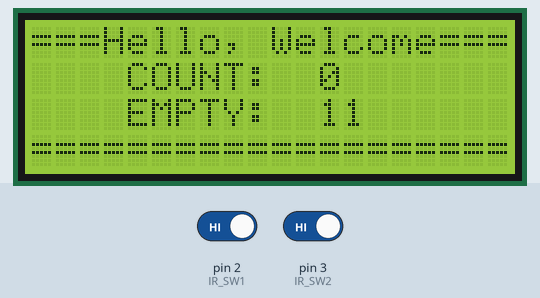
Simulated run of this sketch. Board: Arduino Uno, built with avr-gcc and run on an emulated ATmega328P. On the bench: 20×4 character LCD. Inputs (shaded band) come from the test bench; at power-on: pin 2 (IR_SW1) HIGH, pin 3 (IR_SW2) HIGH.

Above: at 3.3 s.
3.4 s: pin 2 (IR_SW1) driven LOW
At 4.3 s:
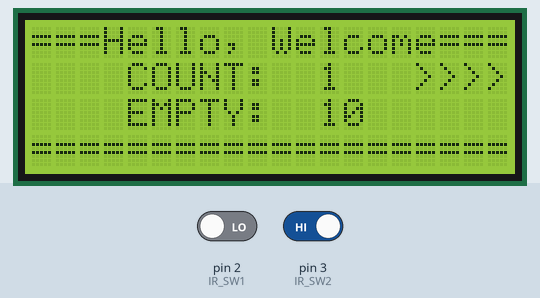
4.9 s: pin 3 (IR_SW2) driven LOW
At 5.9 s:
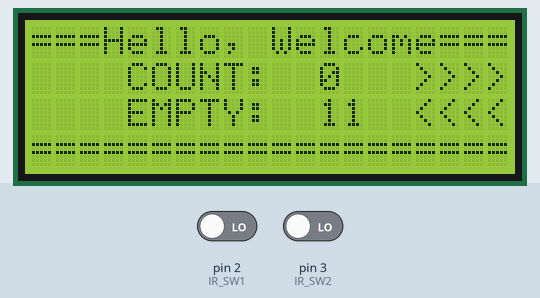
Timing chart, 0 to 7.9 s (numbered marks = the images above; inputs shaded):
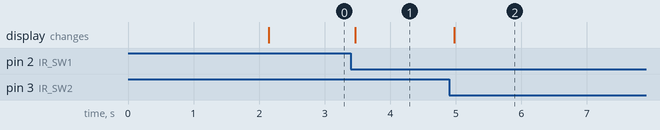

Measured:
- after the input at 3.4 s, the display: changes after 0.07 s (image 1)
- after the input at 4.9 s, the display: changes after 0.08 s (image 2)

The sketch:

countcheck.ino
```cpp
#include <LiquidCrystal_I2C.h>            // เรียกใช้งานไลบารีควบคุมหน้าจอ LCD ขนาด 20 * 4
LiquidCrystal_I2C lcd(0x27, 20, 4);       // กำหนด Address การเชื่อมต่อกับจอ LCD เป็น 0x27 ขนาดจอ 20 * 4

int IR_SW1 = 2;                           // กำหนด ขา sensor ตัวที่ 2 ขาขึ้น บวกเลข
int IR_SW2 = 3;                           // กำหนด ขา sensor ตัวที่ 3 ขาลง ลบเลข

int counter1 = 0;                         // กำหนดตัวแปลสำหรับเอาไว้รอนับจำนวนคนเข้า - ออก
int counter2 = 11;                        // กำหนดตัวแปลสำหรับเอาไว้รอนับจำนวนที่ว่าง

boolean send_data1 = false;               // กำหนดการเช็คก่อนส่งค่า
boolean send_data2 = false;               // กำหนดการเช็คก่อนส่งค่า

unsigned long time_ms_buffer;             // กำหนดเวลาสำหรับการหน่วงเพื่อ + และ - ค่าใน ฟังชั่น

void plus(void) {                           // ฟังชั่น บวกเลข
  if ((millis() - time_ms_buffer) > 1000) { // รันเวลา เอามา - กับเวลาที่กำหนด ถ้าน้อยกว่า 1000 หรือ การหน่วงประมาณ 3 วินาที เมื่อเข้าเงื่อนไงนี้ให้ทำบรรทัดช้าล่างต่อ

    counter1++;                              //  counter1 ++ คือการ + 1 เพื่อบอกว่า คนเข้ามา 1
    counter2--;                              //  counter2 -- คือการ - 1 เพื่อบอกว่า ที่ว่างลดลง 1 เมื่อเข้ามา 1
    if (counter1 >= 11) {                    // เลข 10 เอาไว้ set จำนวนที่นั่ง ตอนปกติ คือ 0 ที่นั่ง เมื่อขึ้น จะ +1 จนครบ 10 จะเห็นว่า เมื่อไหร่ที่ค่า  counter มากว่า 10 หมายถึงเกิน 10 ให้ทำเงื่อนไขข้างล่างต่อ
      counter1 = 11;                         // คือการ set ค่าให้ counter นั่น เท่ากับ 10 ไปเลย
    }
    if (counter2 < 0) {                      // เอาไว้ set จำนวนที่ ตอนปกติ คือ 3 ที่ เมื่อลง จะ -1 ถ้าถึง 0 ที่นั่งให้เท่ากับ 0
      counter2 = 0;
    }
    send_data1 = true;                      // ถ้า + ค่าแล้วให้เปลี่ยนค่าจาก false เป็น true
  }
  time_ms_buffer = millis();                // เวลาที่กำหนด เท่ากับเวลาของการรัน
}

void wanting(void) {                        // ฟังชั่น ลบเลข
  if ((millis() - time_ms_buffer) > 1000) { // รันเวลา เอามา - กับเวลาที่กำหนด ถ้าน้อยกว่า 1000 หรือ การหน่วงประมาณ 3 วินาที เมื่อเข้าเงื่อนไงนี้ให้ทำบรรทัดช้าล่างต่อ

    counter1--;                              //  counter1 -- คือการ - 1 เพื่อบอกว่า ที่ว่างเพิ่มขึ้น 1 เมื่อตนออก 1
    counter2++;                              //  counter2 ++ คือการ + 1 เพื่อบอกว่า รถไปออก 1
    if (counter1 < 0) {                      // เอาไว้ set จำนวนที่ ตอนปกติ คือ 3 ที่ เมื่อลง จะ -1 ถ้าถึง 0 ที่นั่งให้เท่ากับ 0
      counter1 = 0;
    }
    if (counter2 >= 11) {                    // เลข 10 เอาไว้ set จำนวนที่นั่ง ตอนปกติ คือ 0 ที่นั่ง เมื่อขึ้น จะ +1 จนครบ 10 จะเห็นว่า เมื่อไหร่ที่ค่า  counter มากว่า 10 หมายถึงเกิน 10 ให้ทำเงื่อนไขข้างล่างต่อ
      counter2 = 11;                         // คือการ set ค่าให้ counter นั่น เท่ากับ 10 ไปเลย
    }
    send_data2 = true;                       // ถ้า - ค่าแล้วให้เปลี่ยนค่าจาก false เป็น true
  }
  time_ms_buffer = millis();                 // เวลาที่กำหนด เท่ากับเวลาของการรัน
}

void setup()                                // ฟั่งชัน setup มีไว้สำหรับการกำหนดค่าเริ่มต้นต่างๆก่อนเริ่มการทำงาน
{
  Serial.begin(115200);                     // กำหนดการส่งข้อมูลผ่านพอต ที่มีขนาด 115200
  lcd.begin();                              // เริ่มการเชื่อมต่อจอ
  lcd.backlight();                          // set ให้สว่าง
  lcd.setCursor(0, 1);                      // set Cursor ให้เลื่อนไปที่ตำแหน่งที่ 2 แถวที่ 1
  lcd.print("===Hello, Welcome===");        // เริ่มปริ้นคำว่า Hello, Welcome ตั้งแต่ ตำแหน่งที่ 2 ในแถวที่ 1 ตามที่กำหนด
  delay(2000);                              // หน่วงเวลา
  lcd.clear();                              // เคลียร์จอ
  lcd.setCursor(0, 0);                      // set Cursor ให้เลื่อนไปที่ตำแหน่งที่ 2 แถวที่ 1
  lcd.print("===Hello, Welcome===");        // เริ่มปริ้นคำว่า Hello, Welcome! ตั้งแต่ ตำแหน่งที่ 2 ในแถวที่ 1 ตามที่กำหนด
  lcd.setCursor(4, 1);                      // set Cursor ให้เลื่อนไปที่ตำแหน่งที่ 1 แถวที่ 3
  lcd.print("COUNT: ");                     // เริ่มปริ้นค่าใน counter  ตั้งแต่ ตำแหน่งที่ 1 ในแถวที่ 3 ตามที่กำหนด
  lcd.setCursor(12, 1);                     // set Cursor ให้เลื่อนไปที่ตำแหน่งที่ 8 แถวที่ 3
  lcd.print(counter1);                      // เริ่มปริ้นค่าใน counter  ตั้งแต่ ตำแหน่งที่ 8 ในแถวที่ 3 ตามที่กำหนด
  lcd.setCursor(4, 2);                      // set Cursor ให้เลื่อนไปที่ตำแหน่งที่ 10 แถวที่ 3
  lcd.print("EMPTY: ");                     // เริ่มปริ้นค่าใน counter  ตั้งแต่ ตำแหน่งที่ 10 ในแถวที่ 3 ตามที่กำหนด
  lcd.setCursor(12, 2);                     // set Cursor ให้เลื่อนไปที่ตำแหน่งที่ 18 แถวที่ 3
  lcd.print(counter2);                      // เริ่มปริ้นค่าใน counter  ตั้งแต่ ตำแหน่งที่ 18 ในแถวที่ 3 ตามที่กำหนด
  lcd.setCursor(0, 3);                      // set Cursor ให้เลื่อนไปที่ตำแหน่งที่ 18 แถวที่ 3
  lcd.print("====================");        // เริ่มปริ้นคำว่า Hello, Welcome! ตั้งแต่ ตำแหน่งที่ 2 ในแถวที่ 1 ตามที่กำหนด
  pinMode(IR_SW1, INPUT);                   // กำหนดขาการเขื่อมต่อ ของ sensor ตัวที่ 1 เป็นแบบ input
  pinMode(IR_SW2, INPUT);                   // กำหนดขาการเขื่อมต่อ ของ sensor ตัวที่ 2 เป็นแบบ input
  attachInterrupt(digitalPinToInterrupt(IR_SW1), plus, FALLING);     // ขาขึ้น เมื่อมีสัญญานจากเซ็นเซอร์เข้ามา จำทำการทำงานทันที และเรียกฟังชั่น บวกเลขและเก็บค่าไว้ใน ตัวแปล counter
  attachInterrupt(digitalPinToInterrupt(IR_SW2), wanting, FALLING);  // ขาลง เมื่อมีสัญญานจากเซ็นเซอร์เข้ามา จำทำการทำงานทันที และเรียกฟังชั่น ลบเลขและเก็บค่าไว้ใน ตัวแปล counter
}
void loop()                                  // ฟังชั่น loop จะวนการทำงานไปเรื่อยๆ เหมื่อนการรันการทำงานตลอดเวลา อะไรที่อยู่ในนี้จะทำงานตลอดเวลา
{
  if (send_data1 == true) {                  // เช้คว่า ถ้า ค่าของ send_data1 ถุกเปลี่ยนจาก false เป็น ture แสดงว่า ฟังชั่น + ทำงานแล้ว และ มีค่าเลขที่ถูกบวกแล้วอยู่ในตัวแปล  counter
    lcd.setCursor(0, 0);                     // set Cursor ให้เลื่อนไปที่ตำแหน่งที่ 2 แถวที่ 1
    lcd.print("===Hello, Welcome===");       // เริ่มปริ้นคำว่า Hello, Welcome! ตั้งแต่ ตำแหน่งที่ 2 ในแถวที่ 1 ตามที่กำหนด
    lcd.setCursor(4, 1);                     // set Cursor ให้เลื่อนไปที่ตำแหน่งที่ 1 แถวที่ 3
    lcd.print("COUNT: ");                    // เริ่มปริ้นค่าใน counter  ตั้งแต่ ตำแหน่งที่ 1 ในแถวที่ 3 ตามที่กำหนด
    lcd.setCursor(12, 1);                    // set Cursor ให้เลื่อนไปที่ตำแหน่งที่ 8 แถวที่ 3
    lcd.print(counter1);                     // เริ่มปริ้นค่าใน counter  ตั้งแต่ ตำแหน่งที่ 8 ในแถวที่ 3 ตามที่กำหนด
    lcd.print("  ");
    lcd.setCursor(16, 1);                    // set Cursor ให้เลื่อนไปที่ตำแหน่งที่ 10 แถวที่ 3
    lcd.print(">>>>");                       // เริ่มปริ้นค่าใน counter  ตั้งแต่ ตำแหน่งที่ 10 ในแถวที่ 3 ตามที่กำหนด
    lcd.setCursor(4, 2);                     // set Cursor ให้เลื่อนไปที่ตำแหน่งที่ 10 แถวที่ 3
    lcd.print("EMPTY: ");                    // เริ่มปริ้นค่าใน counter  ตั้งแต่ ตำแหน่งที่ 10 ในแถวที่ 3 ตามที่กำหนด
    lcd.setCursor(12, 2);                    // set Cursor ให้เลื่อนไปที่ตำแหน่งที่ 18 แถวที่ 3
    lcd.print(counter2);                     // เริ่มปริ้นค่าใน counter  ตั้งแต่ ตำแหน่งที่ 18 ในแถวที่ 3 ตามที่กำหนด
    lcd.print("  ");
    lcd.setCursor(0, 3);                     // set Cursor ให้เลื่อนไปที่ตำแหน่งที่ 18 แถวที่ 3
    lcd.print("====================");       // เริ่มปริ้นคำว่า Hello, Welcome! ตั้งแต่ ตำแหน่งที่ 2 ในแถวที่ 1 ตามที่กำหนด
  }
  if (send_data2 == true) {                  // เช้คว่า ถ้า ค่าของ send_data2 ถุกเปลี่ยนจาก false เป็น ture แสดงว่า ฟังชั่น - ทำงานแล้ว และ มีค่าเลขที่ถูกลบแล้วอยู่ในตัวแปล  counter
    lcd.setCursor(0, 0);                     // set Cursor ให้เลื่อนไปที่ตำแหน่งที่ 2 แถวที่ 1
    lcd.print("===Hello, Welcome===");       // เริ่มปริ้นคำว่า Hello, Welcome! ตั้งแต่ ตำแหน่งที่ 2 ในแถวที่ 1 ตามที่กำหนด
    lcd.setCursor(4, 1);                     // set Cursor ให้เลื่อนไปที่ตำแหน่งที่ 1 แถวที่ 3
    lcd.print("COUNT: ");                    // เริ่มปริ้นค่าใน counter  ตั้งแต่ ตำแหน่งที่ 1 ในแถวที่ 3 ตามที่กำหนด
    lcd.setCursor(12, 1);                    // set Cursor ให้เลื่อนไปที่ตำแหน่งที่ 8 แถวที่ 3
    lcd.print(counter1);                     // เริ่มปริ้นค่าใน counter  ตั้งแต่ ตำแหน่งที่ 8 ในแถวที่ 3 ตามที่กำหนด
    lcd.print("  ");
    lcd.setCursor(4, 2);                     // set Cursor ให้เลื่อนไปที่ตำแหน่งที่ 10 แถวที่ 3
    lcd.print("EMPTY: ");                    // เริ่มปริ้นค่าใน counter  ตั้งแต่ ตำแหน่งที่ 10 ในแถวที่ 3 ตามที่กำหนด
    lcd.setCursor(12, 2);                    // set Cursor ให้เลื่อนไปที่ตำแหน่งที่ 18 แถวที่ 3
    lcd.print(counter2);                     // เริ่มปริ้นค่าใน counter  ตั้งแต่ ตำแหน่งที่ 18 ในแถวที่ 3 ตามที่กำหนด
    lcd.print("  ");
    lcd.setCursor(16, 2);                    // set Cursor ให้เลื่อนไปที่ตำแหน่งที่ 10 แถวที่ 3
    lcd.print("<<<<");                       // เริ่มปริ้นค่าใน counter  ตั้งแต่ ตำแหน่งที่ 10 ในแถวที่ 3 ตามที่กำหนด
    lcd.setCursor(0, 3);                     // set Cursor ให้เลื่อนไปที่ตำแหน่งที่ 18 แถวที่ 3
    lcd.print("====================");       // เริ่มปริ้นคำว่า Hello, Welcome! ตั้งแต่ ตำแหน่งที่ 2 ในแถวที่ 1 ตามที่กำหนด
  }
}
```
